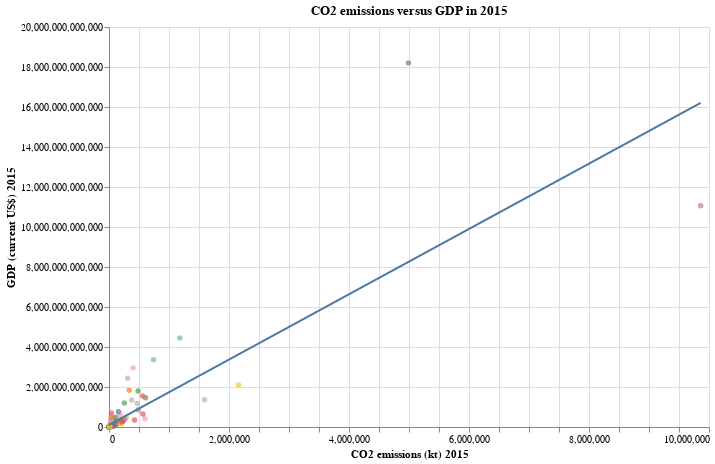

The notebook cell saved with this chart:
### Markdown cell above
Spearman rank correlation assesses how well the relationship between two ranks can be described using a monotonic function. A monotonic function is a function between ordered sets that preserves or reverses the given order.

### Code cell
# lets look at a strongish positive correlation
indi_list = ['CO2 emissions (kt)', 'CO2 emissions (metric tons per capita)','GDP (current US$)']
new_ind_df= get_ind_df(wdi_df, indi_list, '2015') 
#new_ind_df = new_ind_df[new_ind_df['Country Name'] != 'China']
#new_ind_df = new_ind_df[new_ind_df['Country Name'] != 'United States']

chart= alt.Chart(new_ind_df).mark_circle().encode(
    x = alt.X('CO2 emissions (kt) 2015'),
    y = alt.Y('GDP (current US$) 2015'),
    color = alt.Color('Country Name:N', legend=None),
    tooltip ='Country Name'
).properties(width=600, height=400, title='CO2 emissions versus GDP in 2015' )

#Here is a linear regression fit using ordinary least squares which minimizes distance between data points and the line
chart + chart.transform_regression('CO2 emissions (kt) 2015', 'GDP (current US$) 2015').mark_line()

### Figure 1 — Vega-Lite specification as saved in the notebook (floating-point values rounded to 4 significant figures; data arrays with more than 128 entries replaced by an {"elided": "..."} marker saying what was removed)
{"$schema": "https://vega.github.io/schema/vega-lite/v4.17.0.json", "config": {"view": {"continuousHeight": 300, "continuousWidth": 400}}, "data": {"name": "data-9d1429f9a4a4b8ee965647389a18d14c"}, "datasets": {"data-9d1429f9a4a4b8ee965647389a18d14c": {"elided": "213 records"}}, "layer": [{"encoding": {"color": {"field": "Country Name", "legend": null, "type": "nominal"}, "tooltip": {"field": "Country Name", "type": "nominal"}, "x": {"field": "CO2 emissions (kt) 2015", "type": "quantitative"}, "y": {"field": "GDP (current US$) 2015", "type": "quantitative"}}, "height": 400, "mark": "circle", "title": "CO2 emissions versus GDP in 2015", "width": 600}, {"encoding": {"color": {"field": "Country Name", "legend": null, "type": "nominal"}, "tooltip": {"field": "Country Name", "type": "nominal"}, "x": {"field": "CO2 emissions (kt) 2015", "type": "quantitative"}, "y": {"field": "GDP (current US$) 2015", "type": "quantitative"}}, "height": 400, "mark": "line", "title": "CO2 emissions versus GDP in 2015", "transform": [{"on": "CO2 emissions (kt) 2015", "regression": "GDP (current US$) 2015"}], "width": 600}]}
